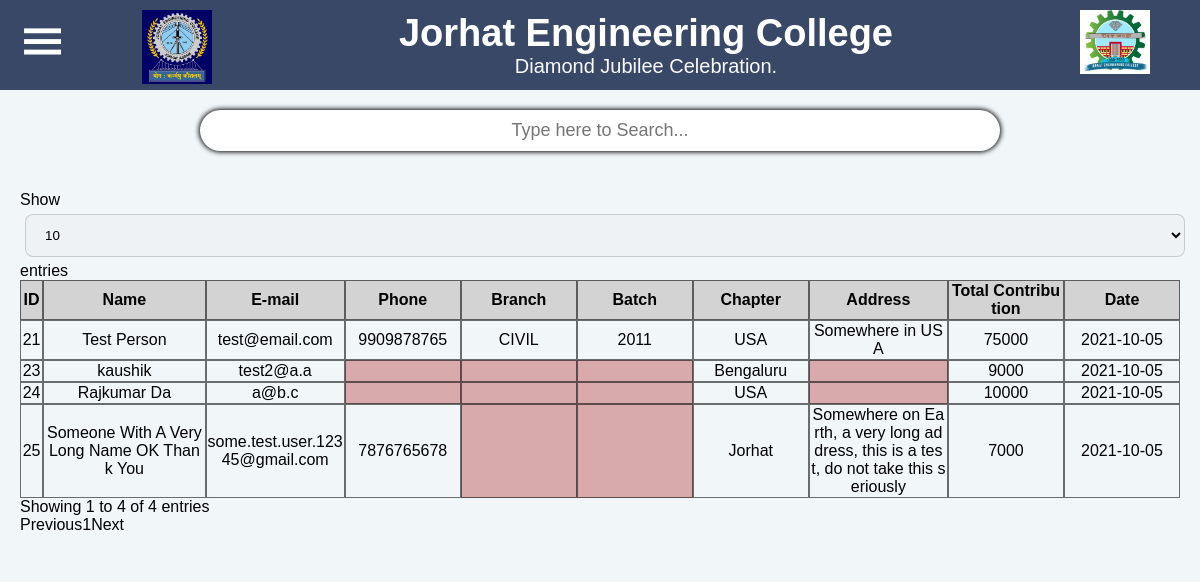
Screenshot of /viewalu.php with the database file from the repository.
### tables this page shows
CREATE TABLE `alumni` (
  `id` int(255) NOT NULL,
  `email` varchar(255) NOT NULL,
  `phone` varchar(255) DEFAULT NULL,
  `name` varchar(255) NOT NULL,
  `address` varchar(255) NOT NULL,
  `yop` varchar(100) DEFAULT NULL,
  `branch` varchar(255) DEFAULT NULL,
  `chapter` varchar(255) NOT NULL,
  `contribution` int(255) NOT NULL,
  `add_contribution` int(255) DEFAULT NULL,
  `total` int(255) NOT NULL,
  `reg_date` date DEFAULT NULL
);

### viewalu.php (the view, shortened to what this page needs)
<!DOCTYPE html>
<html lang="en">
<head>
    <link rel="stylesheet" href="st.css">
</head>
<body>
    <div class="head">
        <div class="part1">
            <div class="hide" id="myBtn-notification">
                <h1>|||</h1>
            </div>
        </div>
        <div class="part2">
            <div class="logo">
                <img src="logo.jpg" alt="logo">
            </div>
            <div class="text">
                <h1>Jorhat Engineering College</h1>
                <p>Diamond Jubilee Celebration.</p>
            </div>
            <div class="logo">
                <img src="logo2.jpg" alt="logo2">
            </div>
        </div>
    </div>
    <main>
    <center>
    <div class="search">
                <input type="text" id="search" placeholder="Type here to Search...">
            </div>
    </center>
        <div id="myModal" class="modal">
        <table id="datatable" class="mdl-data-table">
                <thead style="background-color: lightgray;">
                    <th style="text-align:center; width:2%;">ID</th>
                    <th style="text-align:center; width:14%;">Name</th>
                    <th style="text-align:center; width:12%;">E-mail</th>
                    <th style="text-align:center; width:10%;">Phone</th>
                    <th style="text-align:center; width:10%;">Branch</th>
                    <th style="text-align:center; width:10%;">Batch</th>
                    <th style="text-align:center; width:10%;">Chapter</th>
                    <th style="text-align:center; width:12%;">Address</th>
                    <th style="text-align:center; width:10%;">Total Contribution</th>
                    <th style="text-align:center; width:10%;">Date</th>
                </thead>
                <tbody>
                    <?php
                      include "connect.php";
                      $sql="select * from alumni";
                      $result=mysqli_query($con,$sql);
                      while($row=mysqli_fetch_array($result))
                          {
                            ?>
                            <tr>
                            <td style="text-align:center; width:2%;"><?php echo $row[0]; ?></td>
                            <td style="text-align:center; width:14%;" ><?php echo $row[3]; ?></td>
                            <td style="text-align:center; width:12%;" ><?php echo $row[1]; ?></td>
                            <td style="text-align:center; width:10%;<?php if($row[2] == "") {echo 'background-color:rgba(160, 4, 4, 0.314);';} ?>" ><?php echo $row[2]; ?></td>
                            <td style="text-align:center; width:10%;<?php if($row[6] == "") {echo 'background-color:rgba(160, 4, 4, 0.314);';} ?>" ><?php echo $row[6]; ?></td>
                            <td style="text-align:center; width:10%;<?php if($row[5] == "") {echo 'background-color:rgba(160, 4, 4, 0.314);';} ?>" ><?php echo $row[5]; ?></td>
                            <td style="text-align:center; width:10%;" ><?php echo $row[7]; ?></td>
                            <td style="text-align:center; width:12%;<?php if($row[4] == "") {echo 'background-color:rgba(160, 4, 4, 0.314);';} ?>" ><?php echo $row[4]; ?></td>
                            <td style="text-align:center; width:10%;" ><?php echo $row[10]; ?></td>
                            <td style="text-align:center; width:10%;" ><?php echo $row[11]; ?></td>
                            <?php
                    echo '</tr>';
                          }
                      ?>
                </tbody>
            </table>
        </div>
    </main>
</body>
</html>

### st.css (style rules this page uses)
* { margin: 0; box-sizing: border-box; font-family:sans-serif; }
body { background-color: #F1F6F9; }
img { width: 70px; margin: 0 20px; }
.hide { display: flex; justify-content: center; align-items: center; transform: rotate(90deg); padding: 10px 30px; }
.head { display: flex; justify-content: space-between; height: 90px; padding: 10px 0; position: fixed; top: 0; z-index: 10; background-color: #394867; width: 100%; }
.part2 { display: flex; justify-content: space-between; width: 100%; padding: 0 30px; }
.head h1 { font-size: 30px; color: rgb(255, 255, 255); padding: 0; cursor: default; }
.head p { font-size: 20px; color: rgb(250, 250, 250); }
.text { display: flex; flex-direction: column; justify-content: center; align-items: center; }
.head h1 { font-size: 38px; font-weight: 600; color: rgb(255, 255, 255); }
main { margin-top: 90px; }
.modal { position: relative; overflow: auto; background-color: #F1F6F9; display: flex; justify-content: center; align-items: center; padding: 20px 0; height: 100%; }
table { border-spacing: 0; table-layout: fixed; }
table th, td { border: 1px solid rgba(0, 0, 0, 0.555); word-break: break-all; }
.search { width: 70%; padding: 20px; }
#search { width: 100%; padding: 10px; background-color: rgb(255, 255, 255); border-radius: 2rem; border: none; box-shadow: 0px 0px 5px 1px; text-align: center; font-size: 18px; }

### rows the page displays
alumni: id "21", name "Test Person", email "test@email.com", phone "9909878765", branch "CIVIL", yop "2011", chapter "USA", address "Somewhere in USA", total "75000", reg_date "2021-10-05"
alumni: id "23", name "kaushik", email "test2@a.a", chapter "Bengaluru", total "9000", reg_date "2021-10-05"
alumni: id "24", name "Rajkumar Da", email "a@b.c", chapter "USA", total "10000", reg_date "2021-10-05"
alumni: id "25", name "Someone With A Very Long Name OK Thank You", email "some.test.user.12345@gmail.com", phone "7876765678", chapter "Jorhat", address "Somewhere on Earth, a very long address, this is a test, do not take this seriously", total "7000", reg_date "2021-10-05"
